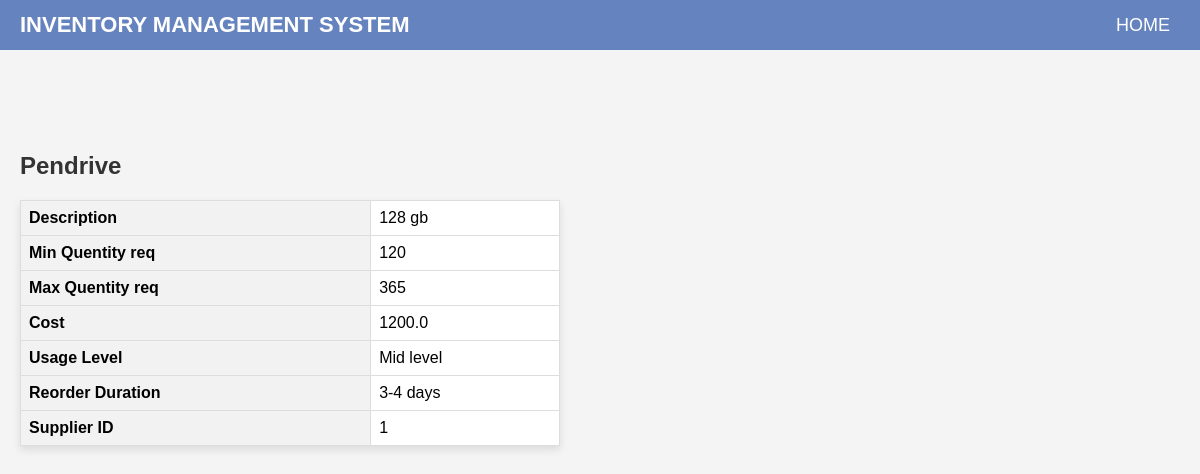
/stock/1/, run on the app's committed database.
### inventory/models.py (models this page shows, shortened)
class Stock(models.Model):
    name = models.CharField(max_length=50)
    description = models.CharField(max_length=100)
    minqty_required = models.IntegerField()
    maxqty_required = models.IntegerField()
    cost_per_unit = models.FloatField()
    usage_level = models.CharField(
        max_length=30,
        choices=[
            ('Low level', 'Low level'),
            ('Mid level', 'Mid level'),
            ('High level', 'High level'),
        ],
        default='Low level',
    )
    reorder_duration = models.CharField(
        max_length=30,
        choices=[
            ('1 week', '1 week'),
            ('3-4 days', '3-4 days'),
            ('1-2 days', '1-2 days'),
        ],
        default='1 week',
    )
    supplier_id = models.ForeignKey('Supplier', on_delete=models.SET_NULL,null=True)
    class Meta:
        db_table = "stock_master"

### inventory/views.py (the view)
# urls.py: path('stock/<int:stock_id>/', stock_detail, name='stock_detail'),
def stock_detail(request, stock_id):
    stock = get_object_or_404(Stock, id=stock_id)
    return render(request, 'stock_detail.html', {'stock': stock})

### inventory/templates/stock_detail.html (shortened to what this page needs)
<!DOCTYPE html>
<html lang="en">
<head>
</head>
<body>
    <nav>
        <div class="logo">
            <p>inventory management system</p>
        </div>
        <ul>
            <li><a href="/home/">Home</a></li>
        </ul>
    </nav><br><br><br><br>
    <h2>{{ stock.name }}</h2>
    <table>
        <tbody>
            <tr>
                <th>Description</th>
                <td>{{ stock.description }}</td>
            </tr>
            <tr>
                <th>Min Quentity req</th>
                <td>{{ stock.minqty_required }}</td>
            </tr>
            <tr>
                <th>Max Quentity req</th>
                <td>{{ stock.maxqty_required }}</td>
            </tr>
            <tr>
                <th>Cost</th>
                <td>{{ stock.cost_per_unit }}</td>
            </tr>
            <tr>
                <th>Usage Level</th>
                <td>{{ stock.usage_level }}</td>
            </tr>
            <tr>
                <th>Reorder Duration</th>
                <td>{{ stock.reorder_duration }}</td>
            </tr>
            <tr>
                <th>Supplier ID</th>
                <td>{{ stock.supplier_id_id }}</td>
            </tr>
        </tbody>
    </table>
</body>
</html>

### inventory/templates/stock_detail.html (style rules this page uses)
* { margin: 0; padding: 0; box-sizing: border-box; font-family: 'Poppins', sans-serif; }
body { background-color: #f4f4f4; margin: 0; padding: 0; }
nav { width: 100%; height: 50px; line-height: 50px; padding: 0 20px; background-color: rgba(66, 103, 178, 0.8); color: white; display: flex; justify-content: space-between; position: fixed; top: 0; z-index: 999; }
nav .logo p { font-size: 22px; font-weight: bold; text-transform: uppercase; cursor: pointer; }
nav ul { margin: 0; padding: 0; display: flex; align-items: center; }
nav li { list-style: none; margin-right: 20px; }
nav li:last-child { margin-right: 0; }
nav li a { font-size: 18px; text-transform: uppercase; padding: 0 10px; color: white; text-decoration: none; }
h2 { color: #333; margin: 80px 20px 20px; }
table { width: 45%; border-collapse: collapse; margin: 20px; background-color: #fff; box-shadow: 0 4px 8px rgba(0, 0, 0, 0.1); }
th, td { border: 1px solid #ddd; padding: 8px; text-align: left; }
th { background-color: #f2f2f2; }

### data on the page
Stock: name "Pendrive", description "128 gb", minqty_required "120", maxqty_required "365", cost_per_unit "1200.0", usage_level "Mid level", reorder_duration "3-4 days", supplier_id_id "1"
